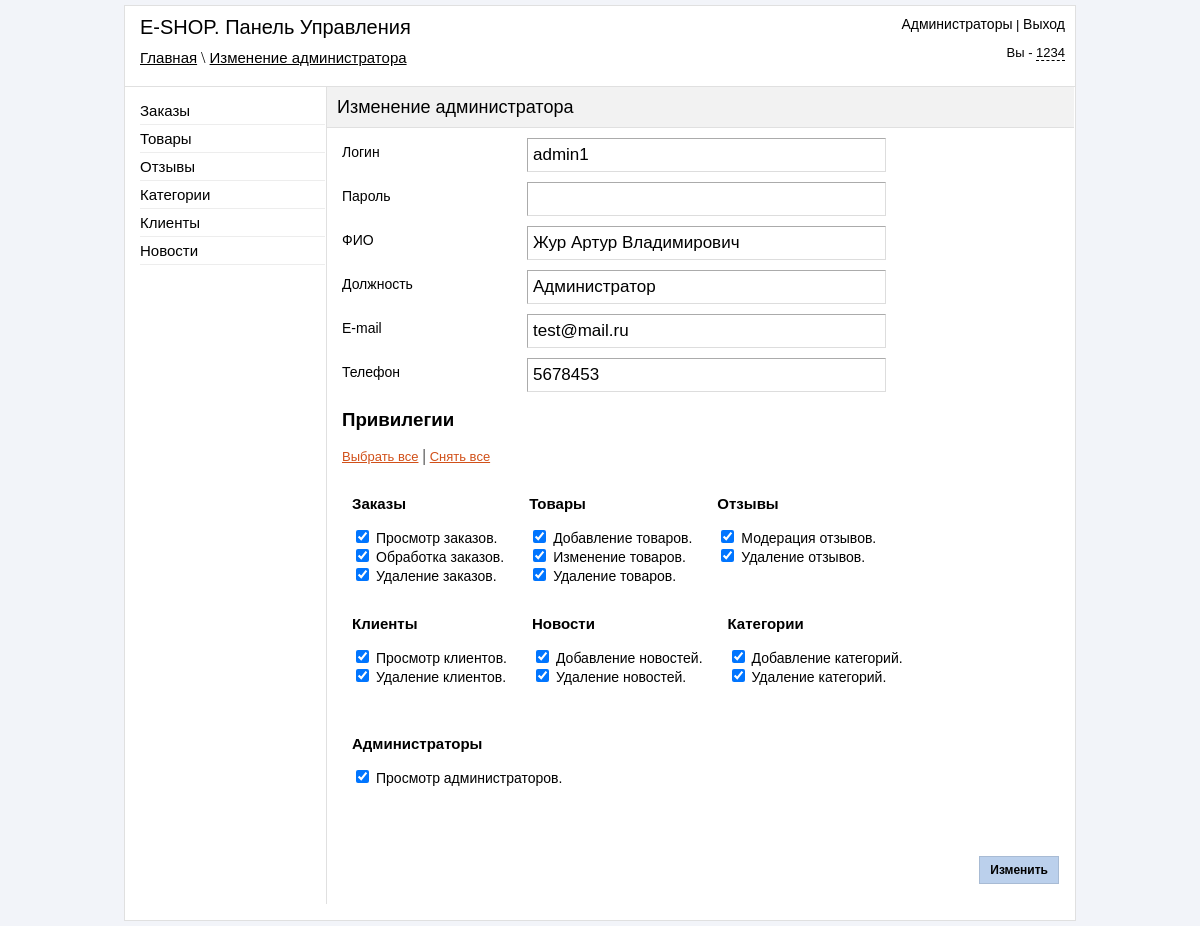
Screenshot of /admin/edit_administrators.php?id=5 (signed in) with the database file from the repository.
### tables this page shows
CREATE TABLE `reg_admin` (
  `id` int(11) NOT NULL,
  `login` varchar(255) NOT NULL,
  `pass` varchar(255) NOT NULL,
  `fio` text NOT NULL,
  `role` varchar(255) NOT NULL,
  `email` varchar(50) NOT NULL,
  `phone` varchar(50) NOT NULL,
  `view_orders` int(11) NOT NULL DEFAULT '0',
  `accept_orders` int(11) NOT NULL DEFAULT '0',
  `delete_orders` int(11) NOT NULL DEFAULT '0',
  `add_tovar` int(11) NOT NULL DEFAULT '0',
  `edit_tovar` int(11) NOT NULL DEFAULT '0',
  `delete_tovar` int(11) NOT NULL DEFAULT '0',
  `accept_reviews` int(11) NOT NULL DEFAULT '0',
  `delete_reviews` int(11) NOT NULL DEFAULT '0',
  `view_clients` int(11) NOT NULL DEFAULT '0',
  `delete_clients` int(11) NOT NULL DEFAULT '0',
  `add_news` int(11) NOT NULL DEFAULT '0',
  `delete_news` int(11) NOT NULL DEFAULT '0',
  `add_category` int(11) NOT NULL DEFAULT '0',
  `delete_category` int(11) NOT NULL DEFAULT '0',
  `view_admin` int(11) NOT NULL DEFAULT '0'
);

### admin/include/functions.php (called while the page is built, shortened)
<?php
    function clear_string($cl_str)
    {
        $cl_str = strip_tags($cl_str);
        $cl_str = mysql_real_escape_string($cl_str);
        $cl_str = trim($cl_str);
        return $cl_str;
    }
?>

### admin/edit_administrators.php (the view, shortened to what this page needs)
<?php
if ($_SESSION['auth_admin'] == "yes_auth")
{
include("include/db_connect.php");
include("include/functions.php");
$id = clear_string($_GET["id"]);
?>
<!DOCTYPE html PUBLIC "-//W3C//DTD XHTML 1.0 Transitional//EN" "http://www.w3.org/TR/xhtml1/DTD/xhtml1-transitional.dtd">
<html xmlns="http://www.w3.org/1999/xhtml" xml:lang="en" lang="en">
<head>
    <link href="css/reset.css" rel="stylesheet" type="text/css" />
    <link href="css/style.css" rel="stylesheet" type="text/css" />
    <link href="jquery_confirm/jquery_confirm.css" rel="stylesheet" type="text/css" />
</head>
<body>
    <div id="block-body">
        <?php
            include("include/block-header.php");
        ?>
    <div id="block-content">
        <div id="block-parameters">
            <p id="title-page" >Изменение администратора</p>
        </div>
        <?php
        $result = mysql_query("SELECT * FROM reg_admin WHERE id='$id'",$link);
         If (mysql_num_rows($result) > 0)
        {
        $row = mysql_fetch_array($result);
        do
        {
        if ($row["view_orders"] == "1") $view_orders = "checked";
        if ($row["accept_orders"] == "1") $accept_orders = "checked";
        if ($row["delete_orders"] == "1") $delete_orders = "checked";
        if ($row["add_tovar"] == "1") $add_tovar = "checked";
        if ($row["edit_tovar"] == "1") $edit_tovar = "checked";
        if ($row["delete_tovar"] == "1") $delete_tovar = "checked";
        if ($row["accept_reviews"] == "1") $accept_reviews = "checked";
        if ($row["delete_reviews"] == "1") $delete_reviews = "checked";
        if ($row["view_clients"] == "1") $view_clients = "checked";
        if ($row["delete_clients"] == "1") $delete_clients = "checked";
        if ($row["add_news"] == "1") $add_news = "checked";
        if ($row["delete_news"] == "1") $delete_news = "checked";
        if ($row["view_admin"] == "1") $view_admin = "checked";
        if ($row["add_category"] == "1") $add_category = "checked";
        if ($row["delete_category"] == "1") $delete_category = "checked";
        echo '
        <form method="post" id="form-info" >
        <ul id="info-admin">
        <li><label>Логин</label><input type="text" name="admin_login" value="'.$row["login"].'" /></li>
        <li><label>Пароль</label><input type="password" name="admin_pass"  /></li>
        <li><label>ФИО</label><input type="text" name="admin_fio" value="'.$row["fio"].'" /></li>
        <li><label>Должность</label><input type="text" name="admin_role" value="'.$row["role"].'" /></li>
        <li><label>E-mail</label><input type="text" name="admin_email" value="'.$row["email"].'" /></li>
        <li><label>Телефон</label><input type="text" name="admin_phone" value="'.$row["phone"].'" /></li>
        </ul>
        <h3 id="title-privilege" >Привилегии</h3>
        <p id="link-privilege"><a id="select-all" >Выбрать все</a> | <a id="remove-all" >Снять все</a></p>
        <div class="block-privilege">
        <ul class="privilege">
        <li><h3>Заказы</h3></li>
        <li>
        <input type="checkbox" name="view_orders" id="view_orders" value="1" '.$view_orders.' />
        <label for="view_orders">Просмотр заказов.</label>
        </li>
        <li>
        <input type="checkbox" name="accept_orders" id="accept_orders" value="1" '.$accept_orders.' />
        <label for="accept_orders">Обработка заказов.</label>
        </li>
        <li>
        <input type="checkbox" name="delete_orders" id="delete_orders" value="1" '.$delete_orders.' />
        <label for="delete_orders">Удаление заказов.</label>
        </li>
        </ul>
        <ul class="privilege">
        <li><h3>Товары</h3></li>
        <li>
        <input type="checkbox" name="add_tovar" id="add_tovar" value="1" '.$add_tovar.' />
        <label for="add_tovar">Добавление товаров.</label>
        </li>
        <li>
        <input type="checkbox" name="edit_tovar" id="edit_tovar" value="1" '.$edit_tovar.' />
        <label for="edit_tovar">Изменение товаров.</label>
        </li>
        <li>
        <input type="checkbox" name="delete_tovar" id="delete_tovar" value="1" '.$delete_tovar.' />
        <label for="delete_tovar">Удаление товаров.</label>
        </li>
        </ul>
        <ul class="privilege">
        <li><h3>Отзывы</h3></li>
        <li>
        <input type="checkbox" name="accept_reviews" id="accept_reviews" value="1" '.$accept_reviews.' />
        <label for="accept_reviews">Модерация отзывов.</label>
        </li>
        <li>
        <input type="checkbox" name="delete_reviews" id="delete_reviews" value="1" '.$delete_reviews.' />
        <label for="delete_reviews">Удаление отзывов.</label>
        </li>
        </ul>
        </div>
        <div class="block-privilege">
        <ul class="privilege">
        <li><h3>Клиенты</h3></li>
        <li>
        <input type="checkbox" name="view_clients" id="view_clients" value="1" '.$view_clients.' />
        <label for="view_clients">Просмотр клиентов.</label>
        </li>
        <li>
        <input type="checkbox" name="delete_clients" id="delete_clients" value="1" '.$delete_clients.' />
        <label for="delete_clients">Удаление клиентов.</label>
        </li>
        </ul>
        <ul class="privilege">
        <li><h3>Новости</h3></li>
        <li>
        <input type="checkbox" name="add_news" id="add_news" value="1" '.$add_news.' />
        <label for="add_news">Добавление новостей.</label>
        </li>
        <li>
        <input type="checkbox" name="delete_news" id="delete_news" value="1" '.$delete_news.' />
        <label for="delete_news">Удаление новостей.</label>
        </li>
        </ul>
        <ul class="privilege">
        <li><h3>Категории</h3></li>
        <li>
        <input type="checkbox" name="add_category" id="add_category" value="1" '.$add_category.' />
        <label for="add_category">Добавление категорий.</label>
        </li>
        <li>
        <input type="checkbox" name="delete_category" id="delete_category" value="1" '.$delete_category.' />
        <label for="delete_category">Удаление категорий.</label>
        </li>
        </ul>
        </div>
        <div class="block-privilege">
        <ul class="privilege">
        <li><h3>Администраторы</h3></li>
        <li>
        <input type="checkbox" name="view_admin" id="view_admin" value="1" '.$view_admin.' />
        <label for="view_admin">Просмотр администраторов.</label>
        </li>
        </ul>
        </div>
        <p align="right"><input type="submit" id="submit_form" name="submit_edit" value="Изменить"/></p>
        </form>
        ';
        }
          while($row = mysql_fetch_array($result));
        }
        ?>
    </div>
    </div>
</body>
</html>
<?php
}else
{
    header("Location: login.php");
}
?>

### admin/css/style.css (style rules this page uses)
body { background-color: #F2F4F9; }
#block-body { width: 950px; margin: 5px auto; background-color: white; border: 1px solid #E0E0E0; }
#block-header1 a { font: 15px sans-serif; color: black; }
#block-content { width: 747px; min-height: 650px; height: auto; margin-left: 201px; border-left: 1px solid #E0E0E0; }
#block-parameters { height: 40px; border-bottom: 1px solid #E0E0E0; background-color: #F2F2F2; }
#title-page { font: 18px sans-serif; margin-top: 10px; margin-left: 10px; position: absolute; }
#submit_form { border: 1px solid #A8BBD4; background-color: #BBD0EC; padding-left: 10px; padding-right: 10px; padding-top: 6px; padding-bottom: 6px; margin-right: 15px; font:bold 12px sans-serif; color: black; cursor: pointer; margin-bottom: 20px; }
#info-admin label { position: absolute; margin-left: 15px; font: 14px arial; margin-top: 6px; }
#info-admin li { margin-top: 10px; }
#info-admin input { margin-left: 200px; height: 30px; width: 350px; font: 17px sans-serif; border-left: 1px solid #ABABAB; border-top: 1px solid #ABABAB; border-right: 1px solid #DDDDDD; border-bottom: 1px solid #DDDDDD; padding-left: 5px; }
.privilege { float: left; margin-left: 10px; }
.privilege li { margin-left: 15px; }
.privilege h3 { font:bold 15px sans-serif; }
.privilege label { font: 14px sans-serif; }
.block-privilege { height: 120px; }
#title-privilege { margin-left: 15px; font-family: sans-serif; }
#link-privilege { margin-left: 15px; }
#link-privilege a { font: 13px sans-serif; text-decoration: underline; color: #D15019; cursor: pointer; }

### rows the page displays
reg_admin: admin_login "admin1", admin_fio "Жур Артур Владимирович", admin_role "Администратор", admin_email "test@mail.ru", admin_phone "5678453"

### other values shown
$_SESSION['urlpage'] "Главная \\ Изменение администратора"
